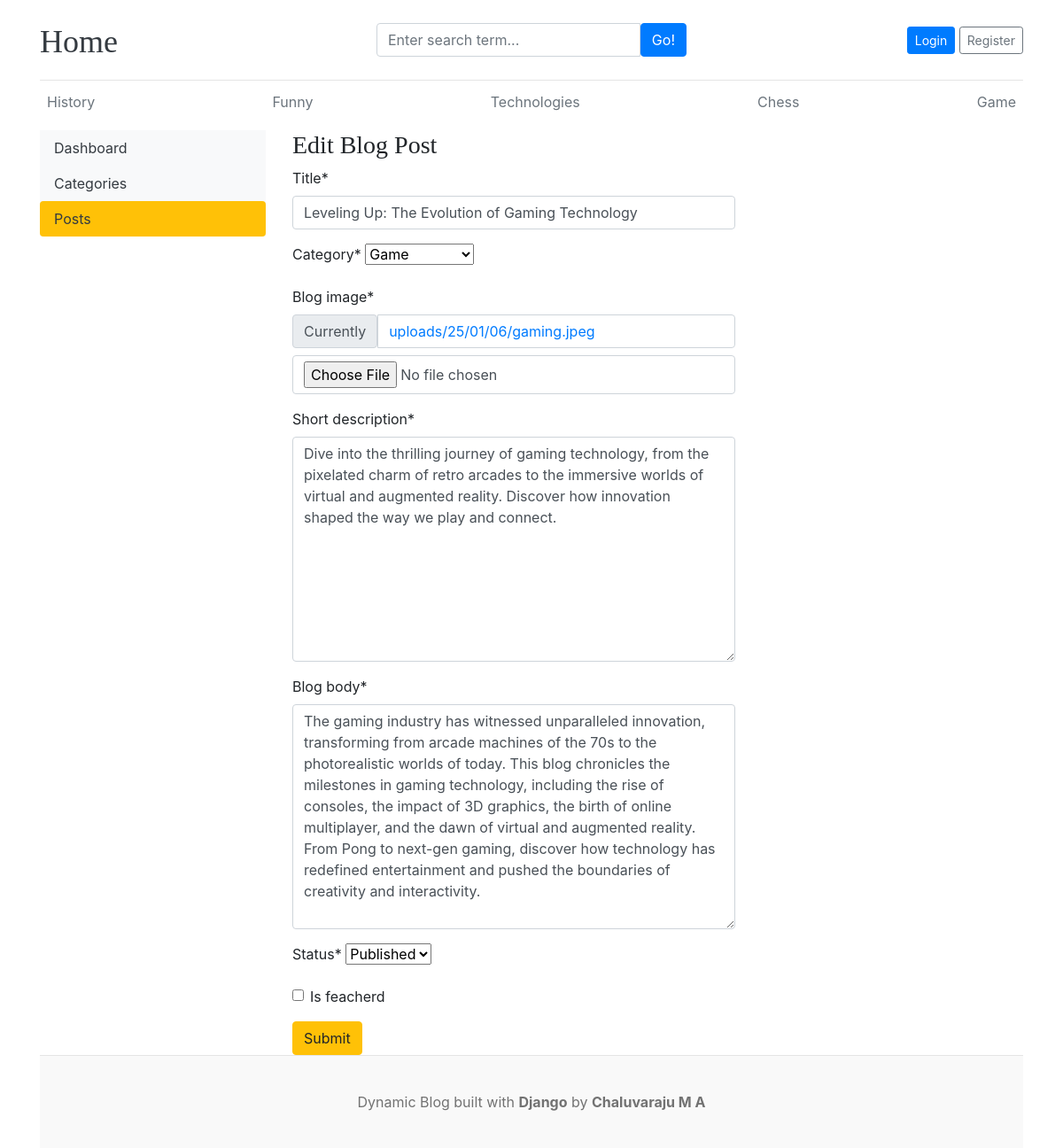
Screenshot of /dashboard/posts/edit/3/ with the database file from the repository.
### blogs/models.py (models this page shows, shortened)
class Category(models.Model):
    category_name = models.CharField(max_length=50, unique=True)
    created_at = models.DateTimeField(auto_now_add=True)
    updated_at = models.DateTimeField(auto_now=True)
    class Meta:
        verbose_name_plural = 'Categories'
    def __str__(self):
      return self.category_name

class Blogs(models.Model):
    title = models.CharField(max_length=100, unique=True)
    slug = models.SlugField(unique=True, blank=True)
    category = models.ForeignKey(Category, on_delete=models.CASCADE)
    author = models.ForeignKey(User, on_delete=models.CASCADE)
    blog_image = models.ImageField(upload_to='uploads/%y/%m/%d')
    short_description = models.TextField(max_length=1000)
    blog_body = models.TextField(max_length=3000)
    status = models.CharField(max_length=100,choices = STATUS_CHOICE, default='draft')
    is_feacherd = models.BooleanField(default=False)
    created_at = models.DateTimeField(auto_now_add=True)
    updated_at = models.DateTimeField(auto_now=True)
    class Meta:
        verbose_name_plural = 'Blogs'

### dashboard/views.py (the view, shortened to what this page needs)
# urls.py: path('posts/edit/<int:pk>/', views.edit_posts, name="edit_posts"),
def edit_posts(request,pk):
    post = get_object_or_404(Blogs, pk=pk)
    form = BlogPostForm(instance=post)
    context={
        'form':form,
        'post':post
    }
    return render(request, 'dashboard/edit_post.html',context)

### dashboard/forms.py
class BlogPostForm(forms.ModelForm):
    class Meta:
        model=Blogs
        fields = ('title','category','blog_image','short_description','blog_body','status','is_feacherd')

### blogs/context_processors.py (called while the page is built)
def get_categories(request):
    categories = Category.objects.all()
    return dict(categories=categories)

### templates/dashboard/edit_post.html (shortened to what this page needs)
{% extends '../base/base.html' %}
{% block content %}
<div class="row">
    {% include './leftsidebar.html' %}
    {% load crispy_forms_tags %}
    <div class="col-md-9">
        <h3>Edit Blog Post</h3>
      <form action="{% url 'edit_posts' post.id %}" method="POST" style="width: 500px;" enctype="multipart/form-data">
        {{ form | crispy }}
        <button type="submit" class="btn btn-warning">Submit</button>
      </form>
    </div>
</div>
{% endblock %}

### templates/base/header.html (shortened to what this page needs)
{% load static %}
<!DOCTYPE html>
<html lang="en">
<head>
    <link href="https://getbootstrap.com/docs/4.0/dist/css/bootstrap.min.css" rel="stylesheet">
    <link href="{% static 'css/style.css' %}" rel="stylesheet">
    <link rel="stylesheet" href="https://cdnjs.cloudflare.com/ajax/libs/font-awesome/4.7.0/css/font-awesome.min.css">
  </head>
<body>
    <div class="container">
      <header class="blog-header py-3">
        <div class="row flex-nowrap justify-content-between align-items-center">
          <div class="col-4 pt-1">
            <a class="blog-header-logo text-dark" href="/">Home</a>
          </div>
          <div class="col-4">
            <form action="{% url 'search' %}" method="GET">
              <div class="input-group">
                <input class="form-control" name="keyword" type="text" placeholder="Enter search term..." aria-label="Enter search term..." aria-describedby="button-search" />
                <button type="submit" class="btn btn-primary" id="button-search" type="button">Go!</button>
            </div>
            </form>
          </div>
          <div class="col-4 d-flex justify-content-end align-items-center">
            {% if not user.is_authenticated %}
            <a class="btn btn-sm btn-primary" href="{% url 'login' %}">Login</a> &nbsp;
            <a class="btn btn-sm btn-outline-secondary" href="{% url 'register' %}">Register</a>
            {% else %}
            <span><a href="{% url 'dashboard' %}" class="btn btn-sm btn-primary">Dashboard</a></span> &nbsp;
            <span><a class="btn btn-sm btn-outline-secondary" href="{% url 'logout' %}">Logout</a></span>
            {% endif %}
          </div>
    </div>
      </header>
      <div class="nav-scroller py-1 mb-2">
        <nav class="nav d-flex justify-content-between">
          {% for cat in categories %}
          <a class="p-2 text-muted" href="{% url 'posts_by_category' cat.id %}">{{ cat.category_name}}</a>
          {%endfor%}
        </nav>
      </div>

### static/css/style.css (style rules this page uses)
html, body { height: 100%; margin: 0; }
body { display: flex; flex-direction: column; }
.blog-header { border-bottom: 1px solid #e5e5e5; }
.blog-header-logo { font-family: "Playfair Display", Georgia, "Times New Roman", serif; font-size: 2.25rem; }
h1, h2, h3, h4, h5, h6 { font-family: "Playfair Display", Georgia, "Times New Roman", serif; }

### rows the page displays
Category: category_name "History"
Category: category_name "Funny"
Category: category_name "Technologies"
Category: category_name "Chess"
Category: category_name "Game"
Blogs: title "Leveling Up: The Evolution of Gaming Technology", category "Game", short_description "Dive into the thrilling journey of gaming technology, from the pixelated charm of retro arcades to the immersive worlds of virtual and augmented reality. Discover how innovation shaped the way we play and connect.", blog_body "The gaming industry has witnessed unparalleled innovation, transforming from arcade machines of the 70s to the photorealistic worlds of today. This blog chronicles the milestones in gaming technology, including the rise of consoles, the impact of 3D graphics, the birth of online multiplayer, and the dawn of virtual and augmented reality. From Pong to next-gen gaming, discover how technology has redefined entertainment and pushed the boundaries of creativity and interactivity.", status "Published"
